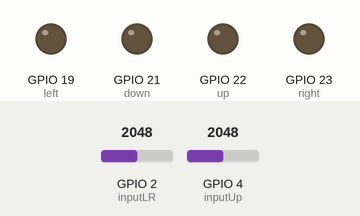
This program was run on a simulated ESP32. Shown: output pins drawn as LEDs (lit = HIGH). The test bench sets the inputs (shaded band); at power-on: GPIO 2 (inputLR) = 2048, GPIO 4 (inputUp) = 2048.

Above: at 1.2 s.
1.3 s: GPIO 2 (inputLR) set to 2112
At 2.2 s:
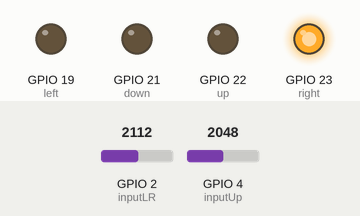
2.8 s: GPIO 4 (inputUp) set to 2008
At 3.4 s:
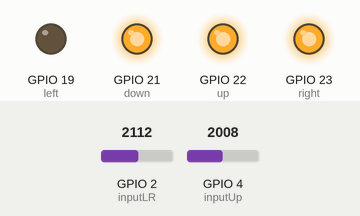
4.3 s: GPIO 2 (inputLR) set to 2047
At 4.7 s:
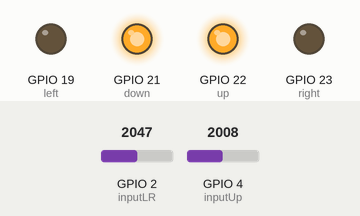
5.8 s: GPIO 2 (inputLR) set to 1228
At 7.0 s:
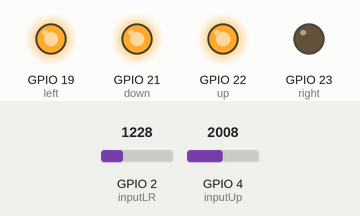
7.3 s: GPIO 4 (inputUp) set to 2047
At 8.5 s:
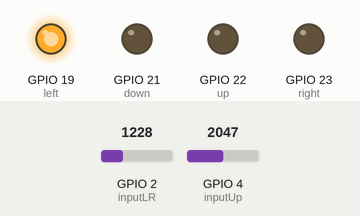
8.8 s: GPIO 4 (inputUp) set to 1228
At 9.8 s:
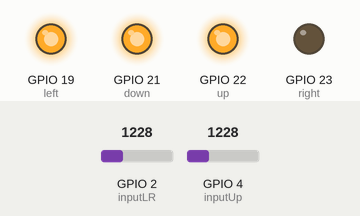
Timing chart, 0 to 11.3 s (numbered marks = the images above; inputs shaded):
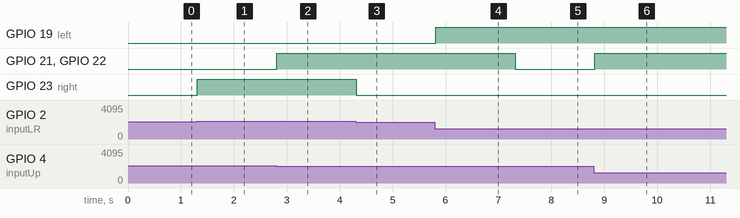

Measured:
- the behaviour switches between 2058 and 2059 on GPIO 2 (inputLR) (found by bisection; images 0 and 1)
- the behaviour switches between 2038 and 2037 on GPIO 4 (inputUp) (found by bisection; images 1 and 2)
- after the input at 1.3 s, GPIO 23 (right): LOW → HIGH at once
- after the input at 2.8 s, GPIO 21 (down), GPIO 22 (up): LOW → HIGH at once
- after the input at 4.3 s, GPIO 23 (right): HIGH → LOW at once
- after the input at 5.8 s, GPIO 19 (left): LOW → HIGH at once
- after the input at 7.3 s, GPIO 21 (down), GPIO 22 (up): HIGH → LOW at once
- after the input at 8.8 s, GPIO 21 (down), GPIO 22 (up): LOW → HIGH at once

The program:

main.cpp
```cpp
#include <Arduino.h>

int UD = 0;
int LR = 0;

int left = 19;
int down = 21;
int up = 22;
int right = 23;

int inputUp = 4;
int inputLR = 2;

int mid = 10; // Test out swapping this with 4?
int lrMid = 0;
int upMid = 0;

void setup() {
    pinMode(left, OUTPUT);
    pinMode(down, OUTPUT);
    pinMode(up, OUTPUT);
    pinMode(right, OUTPUT);

    digitalWrite(left, HIGH);
    digitalWrite(down, HIGH);
    digitalWrite(up, HIGH);
    digitalWrite(right, HIGH);

    lrMid = analogRead(inputLR);
    upMid = analogRead(inputUp);
}

void loop() {
    UD = analogRead(inputUp);
    LR = analogRead(inputLR);

    // Down
    if (UD < upMid-mid) {
        digitalWrite(down, HIGH);
    } else {
        digitalWrite(down, LOW);
    }

    // Up
    if (UD < upMid-mid) {
        digitalWrite(up, HIGH);
    } else {
        digitalWrite(up, LOW);
    }

    // Left
    if (LR < lrMid-mid) {
        digitalWrite(left, HIGH);
    } else {
        digitalWrite(left, LOW);
    }

    // Right
    if (LR > lrMid+mid) {
        digitalWrite(right, HIGH);
    } else {
        digitalWrite(right, LOW);
    }

    delay(100);
}
```
